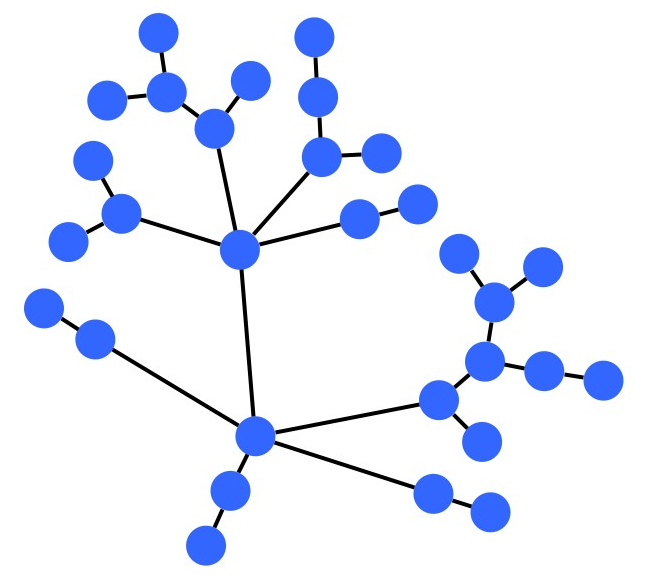
#> input picture Hackathon Project 2/test-image-2.png, 658 x 579 px
$ python opencv.py
#> lines starting #> are read from the running program, lines starting #| are printed output that depends on the picture; after the words box and inside, x2 and y2 are one past the last pixel; in counts of white or black regions, pixels touching at a corner belong together
import cv2
from PIL import Image
import numpy as np

image = cv2.imread("./test-image-2.png", cv2.COLOR_BGR2RGB)
#> image is the input picture: shape (579, 658, 3); mean B, G, R 250.7, 236.2, 231.1
pil_image = Image.fromarray(image)
quantizedImage = pil_image.quantize(3)
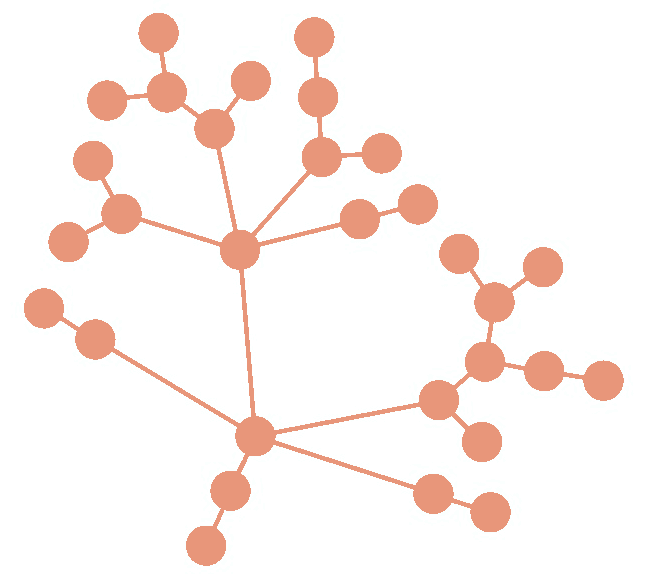
#> quantizedImage: PIL image 658x579 P; mean R, G, B 252.1, 242.8, 239.5
quantizedImageCV2 = np.asarray(pil_image)
# convert to grayscale
gray = cv2.cvtColor(quantizedImageCV2, cv2.COLOR_BGR2GRAY)
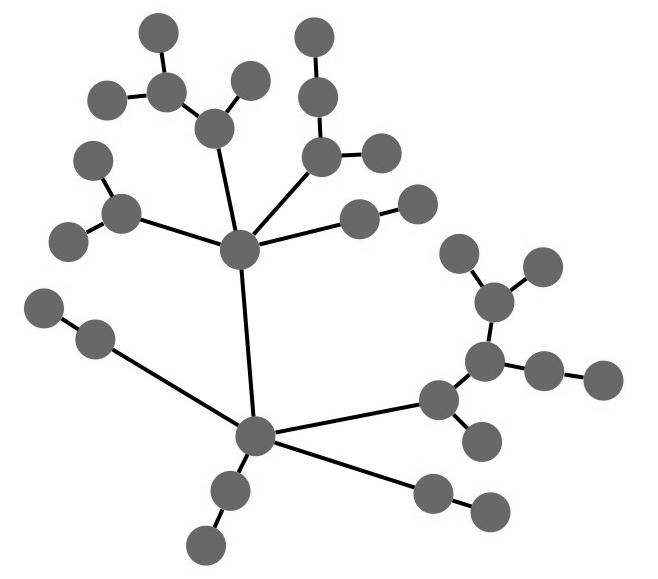
#> gray: shape (579, 658); min 0, max 255, mean 236.3
(thresh, black_white) = cv2.threshold(gray, 126, 255, cv2.THRESH_BINARY)
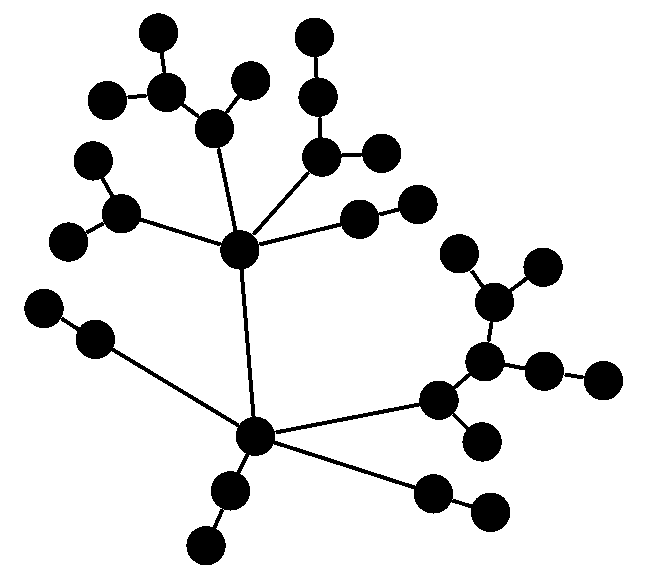
#> black_white: shape (579, 658); 89% white; 1 black region, box (x1, y1, x2, y2) and area: (24, 13, 623, 565) 41761

# Getting white mask
mask = cv2.bitwise_not(black_white)
#> mask: shape (579, 658); 11% white; 1 white region

# Now we need to remove edges by making node mask, we erode heuristically until it stabilizes the amount of contours

kernel = np.ones((5, 5), np.uint8)

contours, hierarchy = cv2.findContours(mask, cv2.RETR_TREE, cv2.CHAIN_APPROX_SIMPLE)
#> contours = 9 contours, 8 with area under 20; largest, box (x1, y1, x2, y2) and area: (24, 13, 623, 565) 38925
numberOfContours = len(contours)
#> numberOfContours = 9

iteration = 0
contours_number_array = []

while (numberOfContours > 0):
    mask_eroded = cv2.erode(mask, kernel, iterations = iteration)
    contours, hierarchy = cv2.findContours(mask_eroded, cv2.RETR_TREE, cv2.CHAIN_APPROX_SIMPLE)
    numberOfContours = len(contours)
    contours_number_array.append(numberOfContours)
    iteration += 1
#> this loop made 8 passes
#> numberOfContours on passes 1 to 8: 9, 30, 30, 30, 30, 30, 30, 0
#> pass 2, `mask_eroded = cv2.erode(mask, kernel, iterations = iteration)`:
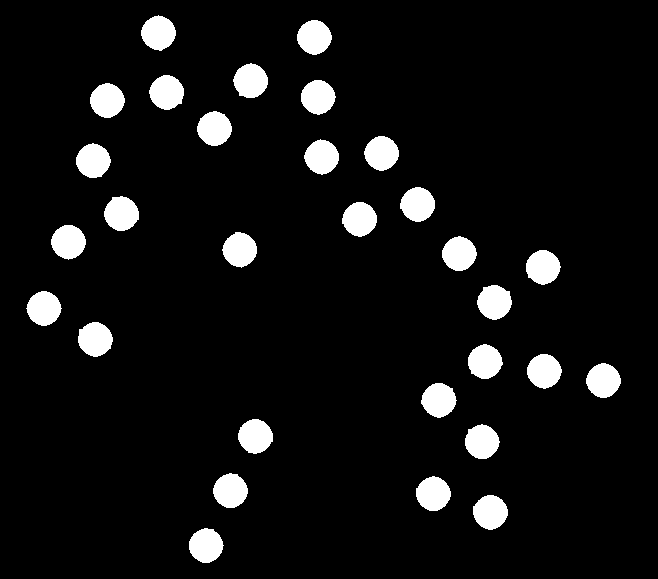
#> mask_eroded: shape (579, 658); 7.2% white; 30 white regions, largest, box (x1, y1, x2, y2) and area: (104, 196, 139, 231) 928, (78, 322, 113, 357) 926, (149, 75, 184, 110) 925
#> pass 3, `mask_eroded = cv2.erode(mask, kernel, iterations = iteration)`:
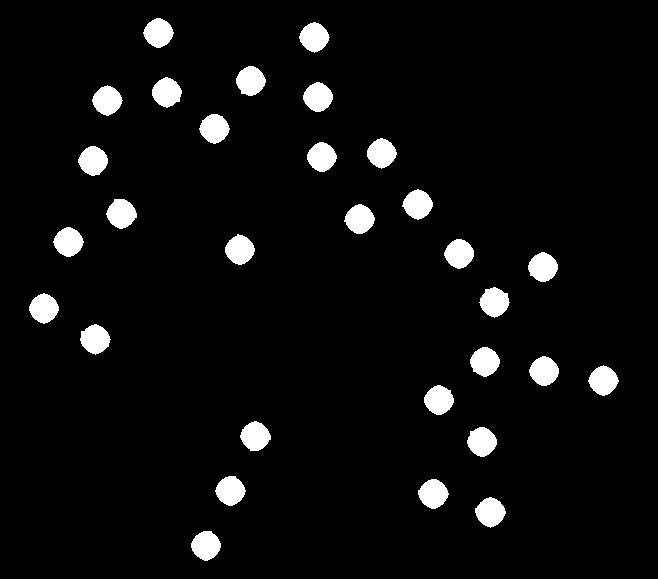
#> mask_eroded: shape (579, 658); 5.2% white; 30 white regions
#> after the loop, contours_number_array = [9, 30, 30, 30, 30, 30, 30, 0]; iteration = 8

ideal_contour_number = max(set(contours_number_array), key = contours_number_array.count)
#> ideal_contour_number = 30

contours, hierarchy = cv2.findContours(mask, cv2.RETR_TREE, cv2.CHAIN_APPROX_SIMPLE)
coutner_index = 0
iteration = 0
numberOfContours = len(contours)
#> numberOfContours = 9

while (numberOfContours != ideal_contour_number):
    mask_eroded = cv2.erode(mask, kernel, iterations = iteration)
    contours, hierarchy = cv2.findContours(mask_eroded, cv2.RETR_TREE, cv2.CHAIN_APPROX_SIMPLE)
    numberOfContours = len(contours)
    if(numberOfContours == ideal_contour_number):
        coutner_index = iteration
    else:
        iteration += 1
#> this loop made 2 passes
#> (numberOfContours, iteration) on pass 1: (9, 1)
#> after the loop, iteration = 1


# Made a mask for nodes
print(contours_number_array)
#| [9, 30, 30, 30, 30, 30, 30, 0]
print(coutner_index)
#| 1
graph_node = cv2.erode(mask, kernel, iterations = coutner_index)
# Need to dialiate to original size
graph_node = cv2.dilate(graph_node, kernel, iterations = coutner_index + 1)
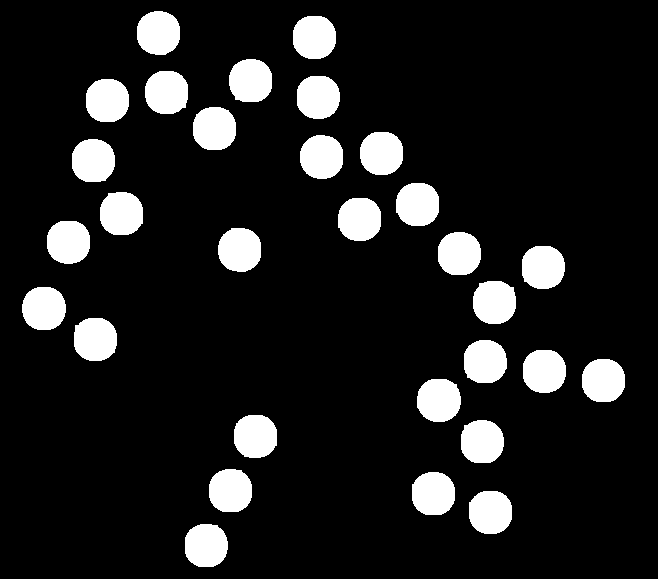
#> graph_node: shape (579, 658); 12.2% white; 30 white regions, largest, box (x1, y1, x2, y2) and area: (100, 192, 143, 235) 1552, (74, 318, 117, 361) 1550, (417, 379, 461, 422) 1550
graph_edges = mask - graph_node
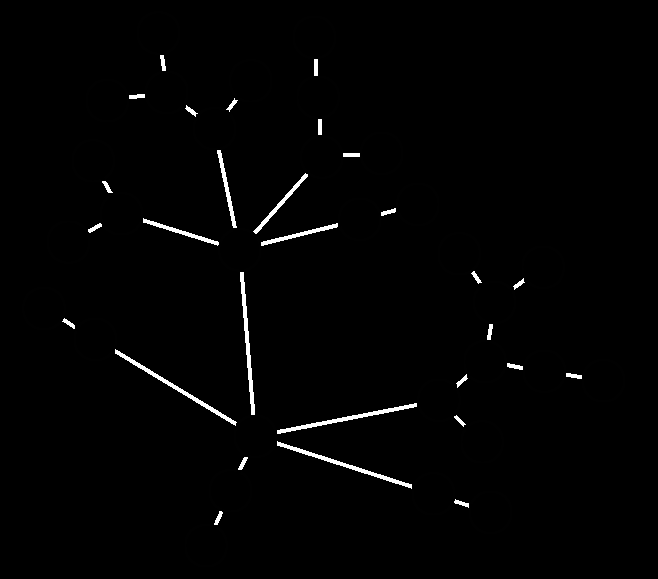
#> graph_edges: shape (579, 658); min 0, max 255, mean 3.2

# # Shows image
cv2.imshow("Example", mask)
cv2.imshow("Graph Node Mask", graph_node)
cv2.imshow("Graph Node Edges", graph_edges)


cv2.waitKey(0)
cv2.destroyAllWindows()

# Node labels

# for segmentation, we can also detect label regions within the nodes
# label detection is simple, findCOntours not on;ly provides outline of contour but all nested contours
# any nested contour marks a character inside the box, the bounding box of these contours builds the label region
# requires to contrast with bg, requires them to be inside nad the node needs to have solid fills
# we could alternatively use OCR


# Node detection
# nodes come in different shapes i.e rectangle, triangle, eclipse and color, outline stroke & stroke thickness

## Node shape detection
# pre-processing gives outline of the contour, deciding the shape
# we also want to detect if it's rotated or not

# openCV comes with a matchShapes() function with a similartity score of two given contours to be calculated
# function is a scale and translation invariant
# however it's rotation invariant which is why we're not using it

# what turned out to be a good approach, is creating specific shape mask with the same size for each serperate node region and the shape we want to detect
# with these mask, we calculate the difference between contour mask and these shape masks
# the similarityy then correlates with non-zero entries after bitwise XOR combinations of the inverted shape mask and te contour mask of the node itself
# the more non-zero entries in this bitwise the better reference mask matches the original contour

# Edge detection

# Edges exist as well, we need to find how edges connect and end
# later we'll try to find which node it cfonnects to

# we convert edge region which encompasses the entire path to something easier to work with
# skeletonization by morpological thinning
# skeleton retains basic shape and also stays connection, just reduced to 1 px wide. Making it easier to detect features

# Two end points are then matched to their closest node region to determine the two end nodes, furthermore since we have to end points, we know that the whole line is connected
# we can just walk along the neighboring pixels from one end point to the other to botain the edge path

# do to pruning step, we've pruned the actual end point
# we dialatte them until we find an intersection

$ run again, with Hackathon Project 2/test-image-3.png copied over Hackathon Project 2/test-image-2.png
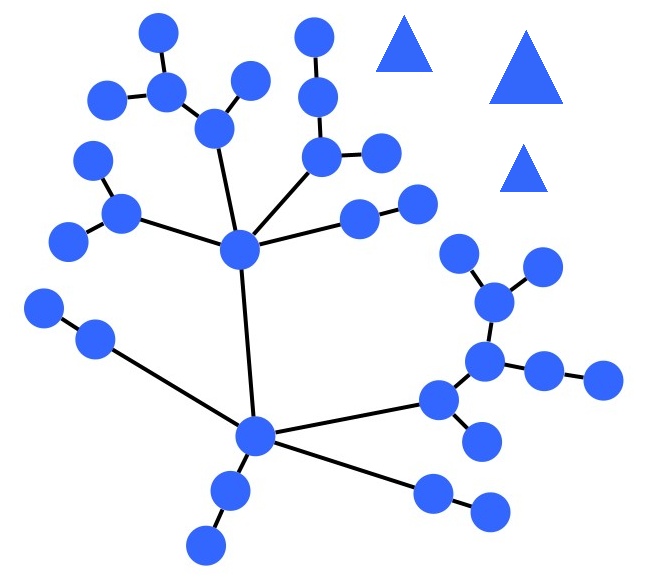
#> input picture Hackathon Project 2/test-image-3.png, 658 x 579 px
#> image is the input picture: shape (579, 658, 3); mean B, G, R 250.6, 233.9, 228.1
#> `(thresh, black_white) = cv2.threshold(gray, 126, 255, cv2.THRESH_BINARY)`:
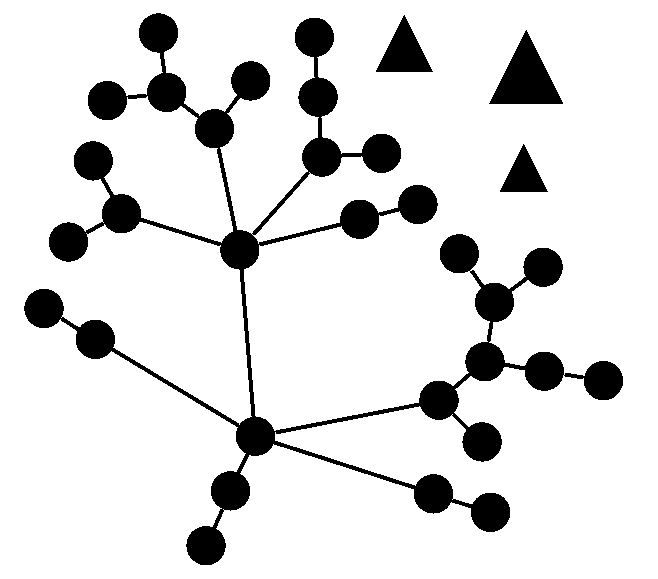
#> black_white: shape (579, 658); 87.6% white; 4 black regions, box (x1, y1, x2, y2) and area: (24, 13, 623, 565) 41761, (489, 30, 563, 104) 2775, (376, 15, 433, 72) 1653, (500, 144, 548, 192) 1176
#> mask: shape (579, 658); 12.4% white; 4 white regions
#> `contours, hierarchy = cv2.findContours(mask, cv2.RETR_TREE, cv2.CHAIN_..`: contours = 12 contours, 8 with area under 20; largest, box (x1, y1, x2, y2) and area: (24, 13, 623, 565) 38925, (489, 30, 563, 104) 2664, (376, 15, 433, 72) 1568, (500, 144, 548, 192) 1104
#> `numberOfContours = len(contours)`: numberOfContours = 12
#> the loop `while (numberOfContours > 0):` made 11 passes
#> numberOfContours on passes 1 to 8: 12, 33, 33, 33, 33, 33, 32, 2
#> after the loop `while (numberOfContours > 0):`: contours_number_array = [12, 33, 33, 33, 33, 33, 32, 2, 1, 1, 0]; iteration = 11
#> ideal_contour_number = 33
#> `numberOfContours = len(contours)`: numberOfContours = 12
#> the loop `while (numberOfContours != ideal_contour_number):` made 2 passes
#> (numberOfContours, iteration) on pass 1: (12, 1)
#> after the loop `while (numberOfContours != ideal_contour_number):`: iteration = 1
#| [12, 33, 33, 33, 33, 33, 32, 2, 1, 1, 0]
#| 1
#> `graph_node = cv2.dilate(graph_node, kernel, iterations = coutner_index..`:
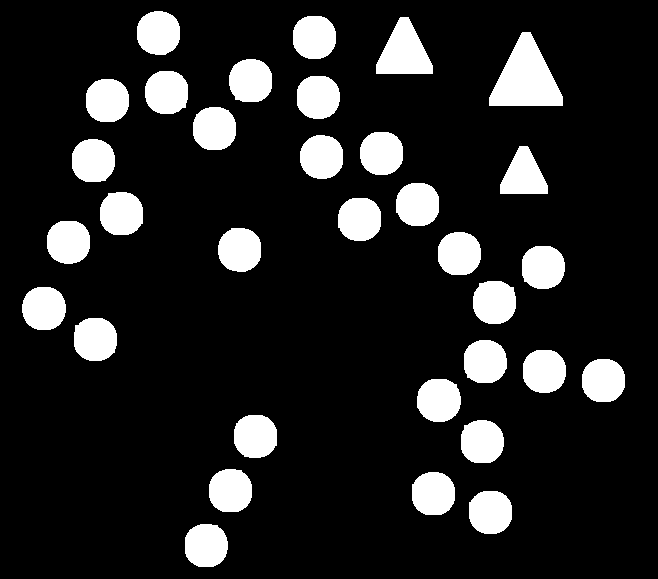
#> graph_node: shape (579, 658); 14% white; 33 white regions, largest, box (x1, y1, x2, y2) and area: (489, 32, 563, 106) 3331, (376, 17, 433, 74) 2073, (100, 192, 143, 235) 1552

$ run again, with Hackathon Project 2/Shape-Detection.53d65107de.png copied over Hackathon Project 2/test-image-2.png
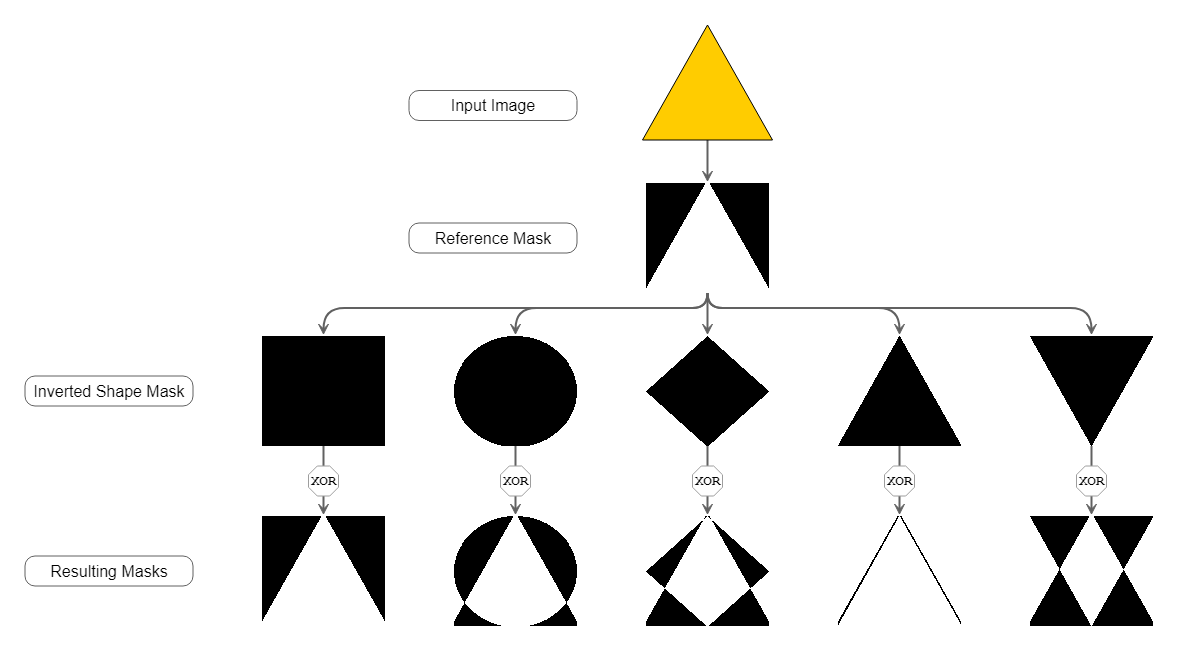
#> input picture Hackathon Project 2/Shape-Detection.53d65107de.png, 1178 x 651 px
#> image is the input picture: shape (651, 1178, 3); mean B, G, R 226.3, 228.2, 228.7
#> `(thresh, black_white) = cv2.threshold(gray, 126, 255, cv2.THRESH_BINARY)`:
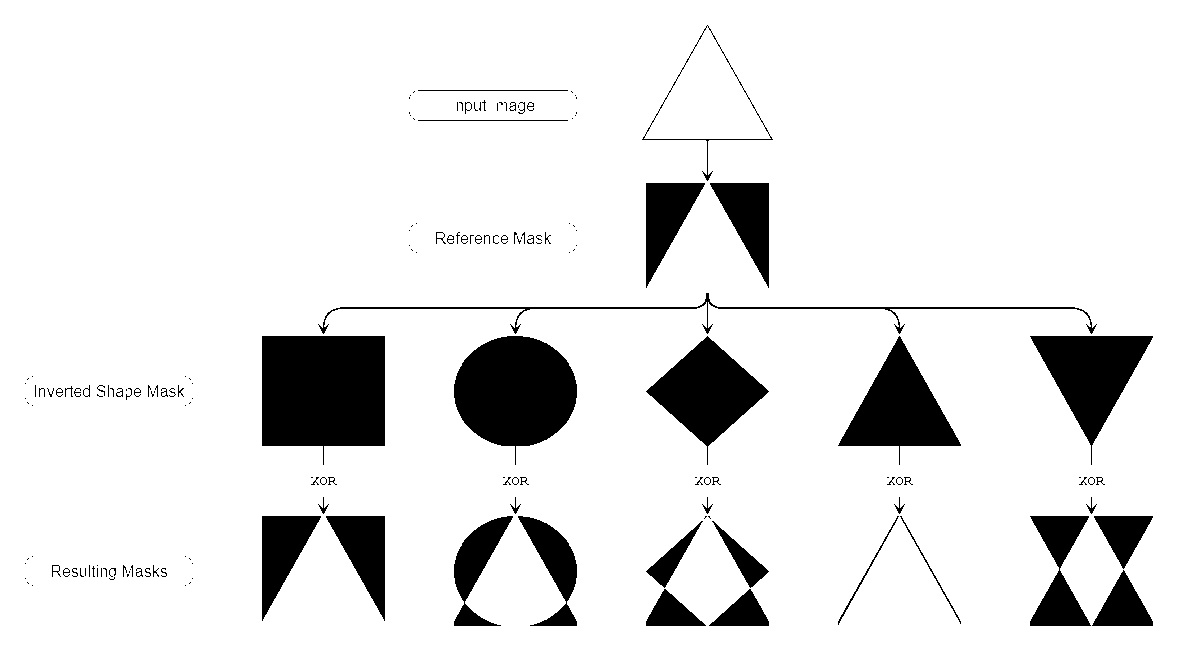
#> black_white: shape (651, 1178); 89.7% white; 173 black regions (101 under 20 px), largest, box (x1, y1, x2, y2) and area: (262, 336, 385, 465) 13549, (454, 336, 577, 465) 10714, (1030, 336, 1153, 465) 6871
#> mask: shape (651, 1178); 10.3% white; 173 white regions (101 under 20 px)
#> `contours, hierarchy = cv2.findContours(mask, cv2.RETR_TREE, cv2.CHAIN_..`: contours = 201 contours, 134 with area under 20; largest, box (x1, y1, x2, y2) and area: (262, 336, 385, 465) 13299, (454, 336, 577, 465) 10531, (642, 25, 773, 181) 7441, (643, 25, 772, 140) 7373, (646, 336, 769, 465) 6710
#> `numberOfContours = len(contours)`: numberOfContours = 201
#> the loop `while (numberOfContours > 0):` made 29 passes
#> numberOfContours on passes 1 to 8: 201, 21, 21, 21, 17, 17, 13, 12
#> after the loop `while (numberOfContours > 0):`: contours_number_array = 29 values, max 201 at index 0, min 0 at index 28, mean 13.28; iteration = 29
#> ideal_contour_number = 1
#> `numberOfContours = len(contours)`: numberOfContours = 201
#> the loop `while (numberOfContours != ideal_contour_number):` made 22 passes
#> (contours, numberOfContours, coutner_index) on pass 22: ([[[304, 378], [304, 403], [342, 403], [342, 378]]], 1, 21)
#> after the loop `while (numberOfContours != ideal_contour_number):`: iteration = 21
#| [201, 21, 21, 21, 17, 17, 13, 12, 9, 9, 5, 5, 5, 5, 5, 2, 2, 2, 2, 2, 2, 1, 1, 1, 1, 1, 1, 1, 0]
#| 21
#> graph_node: shape (651, 1178); 1.9% white; 1 white region, box (x1, y1, x2, y2) and area: (260, 334, 387, 448) 14478
#> `graph_edges = mask - graph_node`:
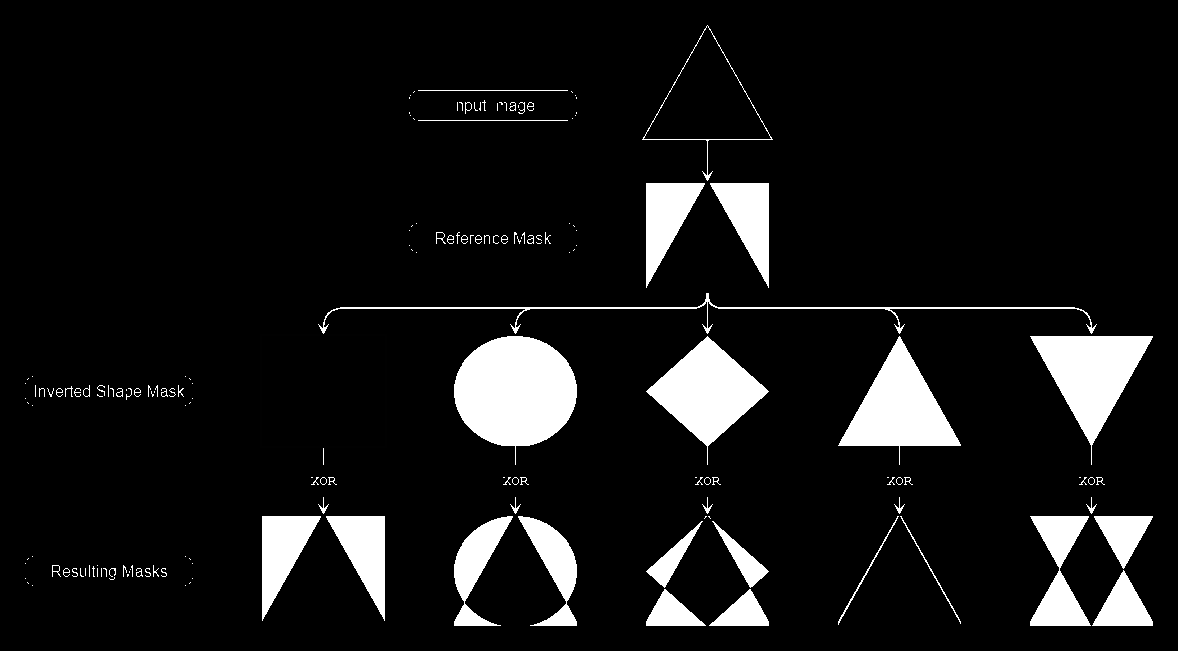
#> graph_edges: shape (651, 1178); min 0, max 255, mean 21.7
